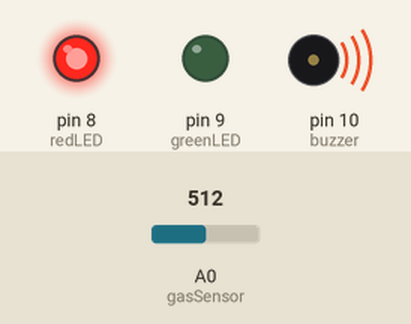
Simulated run of this sketch. Board: Arduino Uno, built with avr-gcc and run on an emulated ATmega328P. Shown: output pins drawn as LEDs (lit = HIGH), buzzer (waves = sounding). The inputs (shaded band) are chosen by the test bench; at power-on: A0 (gasSensor) = 512. What the sketch prints to the serial monitor is not drawn.

Above: at 1.8 s.
1.9 s: A0 (gasSensor) set to 409
3.4 s: A0 (gasSensor) set to 394
At 4.5 s:
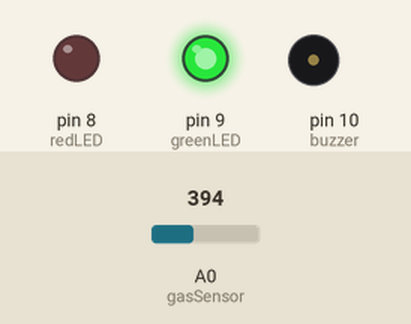
5.5 s: A0 (gasSensor) set to 410
At 7.2 s:
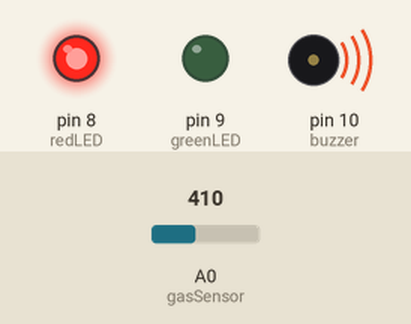
7.5 s: A0 (gasSensor) set to 390
At 8.9 s:
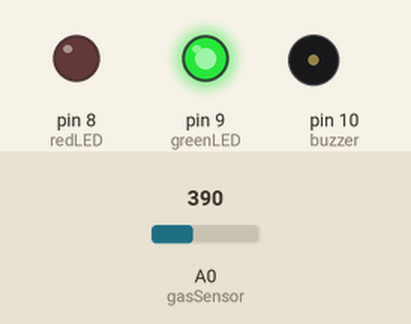
Timing chart, 0 to 10.5 s (numbered marks = the images above; inputs shaded):
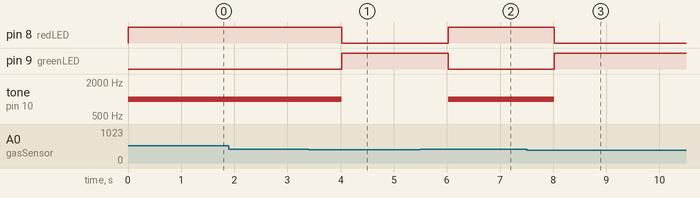

The sketch:

gas_monitor.ino
```cpp
// Industrial Gas Emission Monitoring System
// Components: MQ Sensor, Red LED, Green LED, Buzzer
// Author: Lokesh (for JSW resume project)

// ---------------- Pin Setup ----------------
const int gasSensor = A0;   // MQ sensor analog output connected to A0
const int redLED = 8;       // Red LED for Danger
const int greenLED = 9;     // Green LED for Safe
const int buzzer = 10;      // Buzzer for Alarm

int threshold = 400;        // Adjust this threshold value if needed

// ---------------- Setup ----------------
void setup() {
  pinMode(redLED, OUTPUT);
  pinMode(greenLED, OUTPUT);
  pinMode(buzzer, OUTPUT);

  Serial.begin(9600);       // Start Serial Monitor for sensor readings
  Serial.println("Gas Sensor System Starting...");
}

// ---------------- Loop ----------------
void loop() {
  int sensorValue = analogRead(gasSensor);   // Read MQ sensor value (0 - 1023)

  Serial.print("Gas Value: ");
  Serial.println(sensorValue);               // Print value to Serial Monitor

  // --------- Check if Gas level is above threshold ---------
  if (sensorValue > threshold) {
    // Dangerous level
    digitalWrite(redLED, HIGH);    // Turn ON Red LED
    digitalWrite(greenLED, LOW);   // Turn OFF Green LED
    tone(buzzer, 1000);            // Buzzer ON with frequency 1kHz
    Serial.println("⚠️ ALERT: Dangerous Gas Level!");
  } else {
    // Safe level
    digitalWrite(redLED, LOW);     // Turn OFF Red LED
    digitalWrite(greenLED, HIGH);  // Turn ON Green LED
    noTone(buzzer);                // Buzzer OFF
    Serial.println("✅ Safe Environment");
  }

  delay(1000);   // Wait 1 second before next reading
}
```

Measured:
- the behaviour switches between 401 and 400 on A0 (gasSensor) (found by bisection; images 0 and 1)
- after the input at 1.9 s, every drawn part: stays the same
- after the input at 3.4 s, pin 8 (redLED): HIGH → LOW after 0.62 s; pin 9 (greenLED): LOW → HIGH after 0.62 s; tone on pin 10 (buzzer): 1000 Hz → silent after 0.62 s
- after the input at 5.5 s, pin 8 (redLED): LOW → HIGH after 0.52 s; pin 9 (greenLED): HIGH → LOW after 0.52 s; tone on pin 10 (buzzer): silent → 1000 Hz after 0.52 s
- after the input at 7.5 s, pin 8 (redLED): HIGH → LOW after 0.52 s; pin 9 (greenLED): LOW → HIGH after 0.52 s; tone on pin 10 (buzzer): 1000 Hz → silent after 0.52 s
